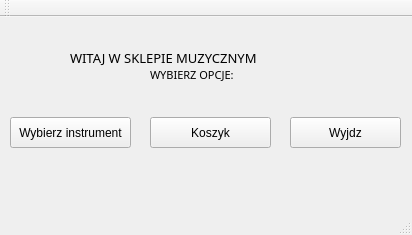
<?xml version="1.0" encoding="UTF-8"?>
<ui version="4.0">
 <class>MainWindow</class>
 <widget class="QMainWindow" name="MainWindow">
  <property name="geometry">
   <rect>
    <x>0</x>
    <y>0</y>
    <width>412</width>
    <height>235</height>
   </rect>
  </property>
  <property name="windowTitle">
   <string>MainWindow</string>
  </property>
  <widget class="QWidget" name="centralWidget">
   <widget class="QLabel" name="label">
    <property name="geometry">
     <rect>
      <x>70</x>
      <y>20</y>
      <width>271</width>
      <height>41</height>
     </rect>
    </property>
    <property name="font">
     <font>
      <family>Clarendon</family>
      <pointsize>10</pointsize>
     </font>
    </property>
    <property name="text">
     <string>WITAJ W SKLEPIE MUZYCZNYM</string>
    </property>
   </widget>
   <widget class="QPushButton" name="pushButton">
    <property name="geometry">
     <rect>
      <x>10</x>
      <y>100</y>
      <width>121</width>
      <height>31</height>
     </rect>
    </property>
    <property name="text">
     <string>Wybierz instrument</string>
    </property>
   </widget>
   <widget class="QPushButton" name="pushButton_2">
    <property name="geometry">
     <rect>
      <x>150</x>
      <y>100</y>
      <width>121</width>
      <height>31</height>
     </rect>
    </property>
    <property name="text">
     <string>Koszyk</string>
    </property>
   </widget>
   <widget class="QPushButton" name="pushButton_3">
    <property name="geometry">
     <rect>
      <x>290</x>
      <y>100</y>
      <width>111</width>
      <height>31</height>
     </rect>
    </property>
    <property name="text">
     <string>Wyjdz</string>
    </property>
   </widget>
   <widget class="QLabel" name="label_2">
    <property name="geometry">
     <rect>
      <x>150</x>
      <y>50</y>
      <width>121</width>
      <height>16</height>
     </rect>
    </property>
    <property name="font">
     <font>
      <family>Clarendon</family>
      <pointsize>8</pointsize>
      <weight>50</weight>
      <bold>false</bold>
     </font>
    </property>
    <property name="text">
     <string>WYBIERZ OPCJE:</string>
    </property>
   </widget>
  </widget>
  <widget class="QToolBar" name="mainToolBar">
   <attribute name="toolBarArea">
    <enum>TopToolBarArea</enum>
   </attribute>
   <attribute name="toolBarBreak">
    <bool>false</bool>
   </attribute>
  </widget>
  <widget class="QStatusBar" name="statusBar"/>
  <action name="actionWyswietl_koszyk">
   <property name="text">
    <string>Wyswietl zawartosc</string>
   </property>
  </action>
 </widget>
 <layoutdefault spacing="6" margin="11"/>
 <resources/>
 <connections/>
</ui>
